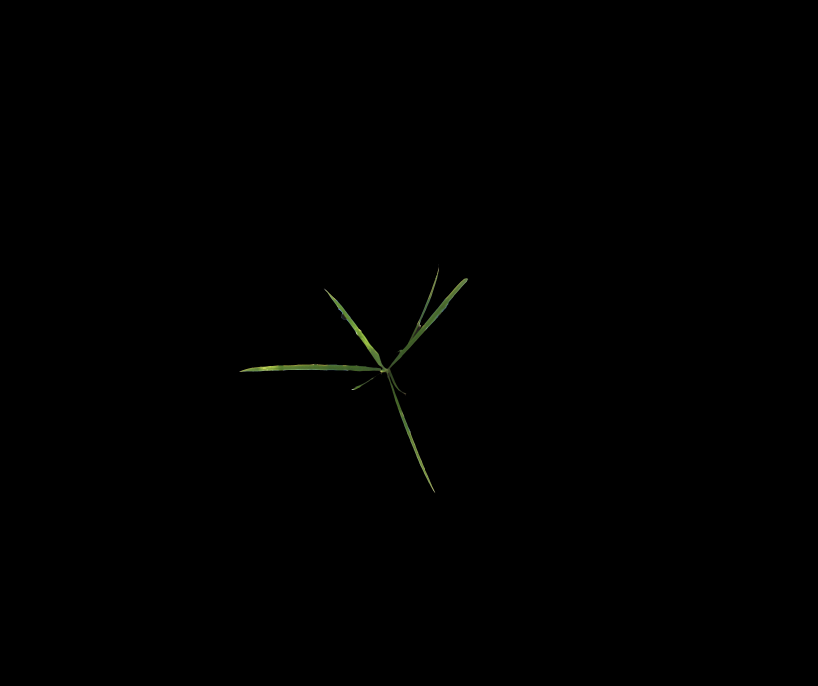
#> input picture Ground-truth/RGB TV/1-6.png, 2454 x 2056 px, found by its file name (shown at 1/3 size)
$ python Nguong-toan-cuc.py   (older library calls are emulated)
#> lines starting #> are read from the running program, lines starting #| are printed output that depends on the picture; after the words box and inside, x2 and y2 are one past the last pixel; in counts of white or black regions, pixels touching at a corner belong together
# -*- coding: utf-8 -*-
"""
Created on Wed May 16 05:19:27 2018

@author: Admin
"""
import os
import gc
import cv2
import matplotlib.pyplot as plt
import numpy as np
from memory_profiler import profile

@profile
def histogram(img):
    w = img.shape[0]
    h = img.shape[1]
    hist = np.zeros((256))

    for i in np.arange(w):
        for j in np.arange(h):
            a = img.item(i,j)
            hist[a] += 1

    return hist

def nguong_toan_cuc(img, epsilon):
    hist = histogram(img)
    bins = np.array([i for i,h in enumerate(hist) if h != 0])
    thresh_all = 124
    delta_T = 1
    while(delta_T > epsilon):
        G1 = np.array([i for i in bins if i >= thresh_all])
        G2 = np.array([i for i in bins if i < thresh_all])

        m1 = np.mean(G1)
        m2 = np.mean(G2)

        T = float(m1+m2)/2
        delta_T= abs(T - thresh_all)
        thresh_all = T
        if delta_T > epsilon:
            break
    return thresh_all


# [19 lines of commented-out code are left out]
@profile
def my_func():
    print('Hello')
    img = cv2.imread('1-6.png')
#> img is the input picture: shape (2056, 2454, 3); mean B, G, R 0.2, 0.5, 0.4
    cpy = img
    img = cv2.cvtColor(img, cv2.COLOR_BGR2GRAY);
#> img: shape (2056, 2454)
    blur1 = cv2.GaussianBlur(img,(5,5),0)
    laplacian = cv2.Laplacian(img, cv2.CV_64F)
    laplacian = np.absolute(laplacian)
    laplacian = laplacian.astype(np.uint8)
    blur1 = cv2.GaussianBlur(laplacian,(5,5),0)
    retVal1, thresh1 = cv2.threshold(blur1,0,255,cv2.THRESH_BINARY+cv2.THRESH_OTSU)
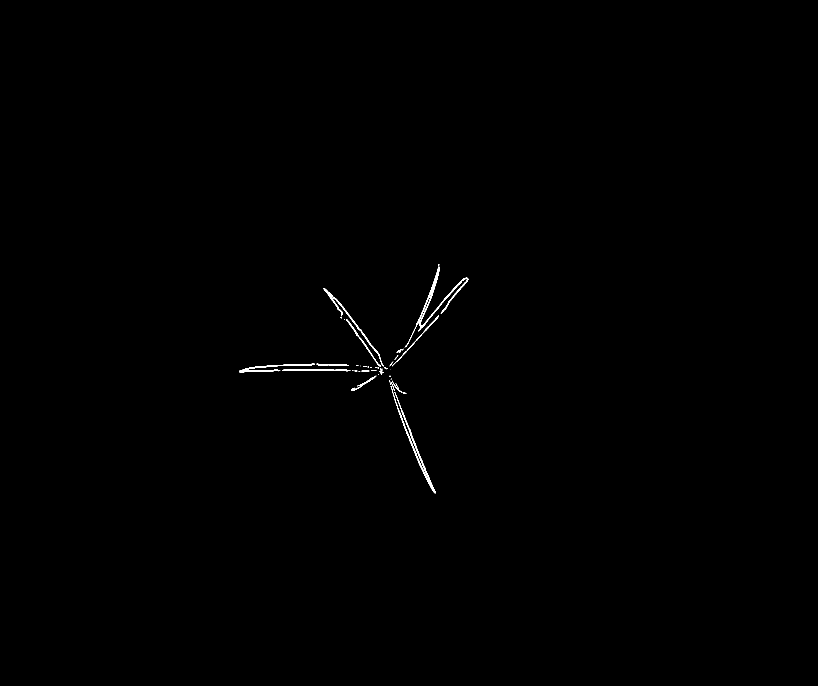
#> thresh1: shape (2056, 2454) (shown at 1/3 size); 0.22% white; 45 white regions (23 under 20 px), largest, box (x1, y1, x2, y2) and area: (1214, 800, 1405, 1043) 2730, (1172, 1158, 1307, 1480) 2298, (970, 864, 1151, 1099) 1382
#> retVal1 = 30
    cv2.imshow('thresh1',thresh1)
    mask_inv = cv2.bitwise_not(thresh1)
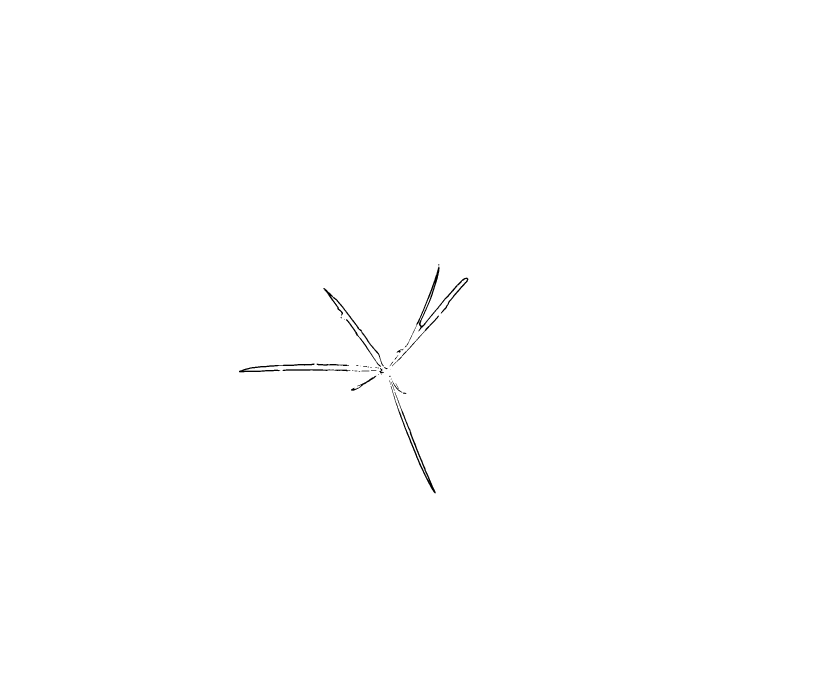
#> mask_inv: shape (2056, 2454) (shown at 1/3 size); 99.8% white; 45 black regions (23 under 20 px), largest, box (x1, y1, x2, y2) and area: (1214, 800, 1405, 1043) 2730, (1172, 1158, 1307, 1480) 2298, (970, 864, 1151, 1099) 1382
    #thresh1 = thresh1[1404:2138,649:1393]
    mask_inv = mask_inv[1404:2138,649:1393]
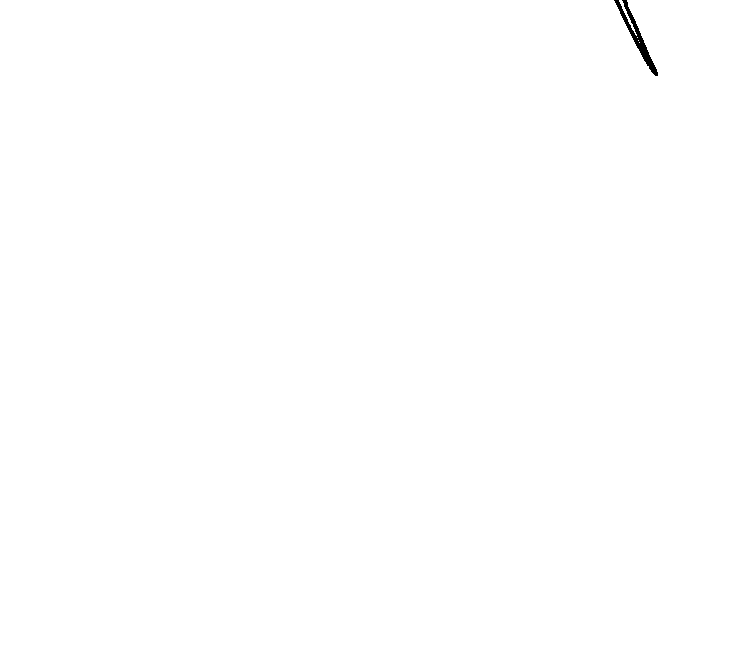
#> mask_inv: shape (652, 744); 99.9% white; 1 black region, box (x1, y1, x2, y2) and area: (614, 0, 658, 76) 628
    draft = np.zeros((img.shape[0],img.shape[1]),dtype = np.uint8)
    draft[1404:2138,649:1393] = 255
    img_wise = cv2.bitwise_and(draft,thresh1,mask_inv)
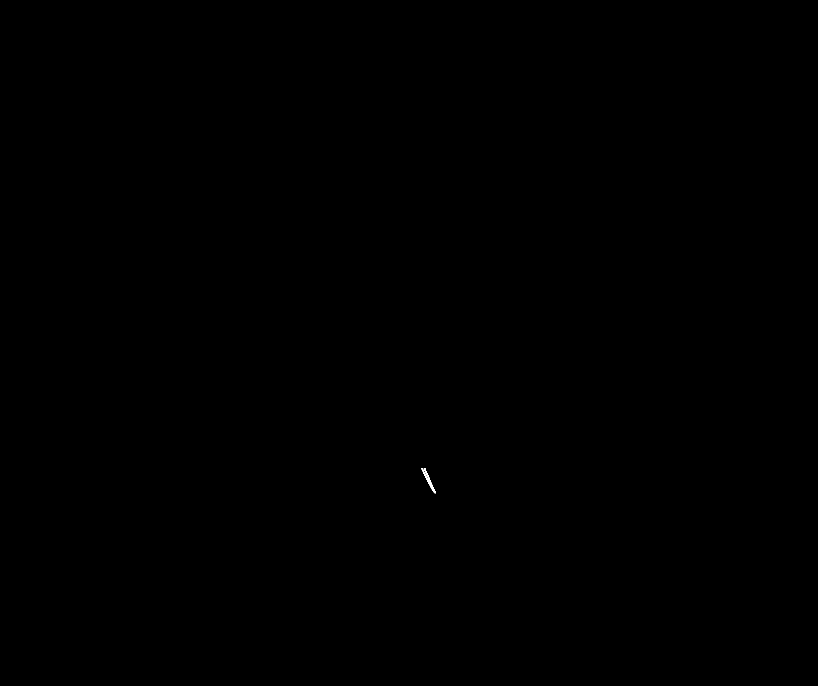
#> img_wise: shape (2056, 2454) (shown at 1/3 size); 0.01% white; 1 white region, box (x1, y1, x2, y2) and area: (1263, 1404, 1307, 1480) 628
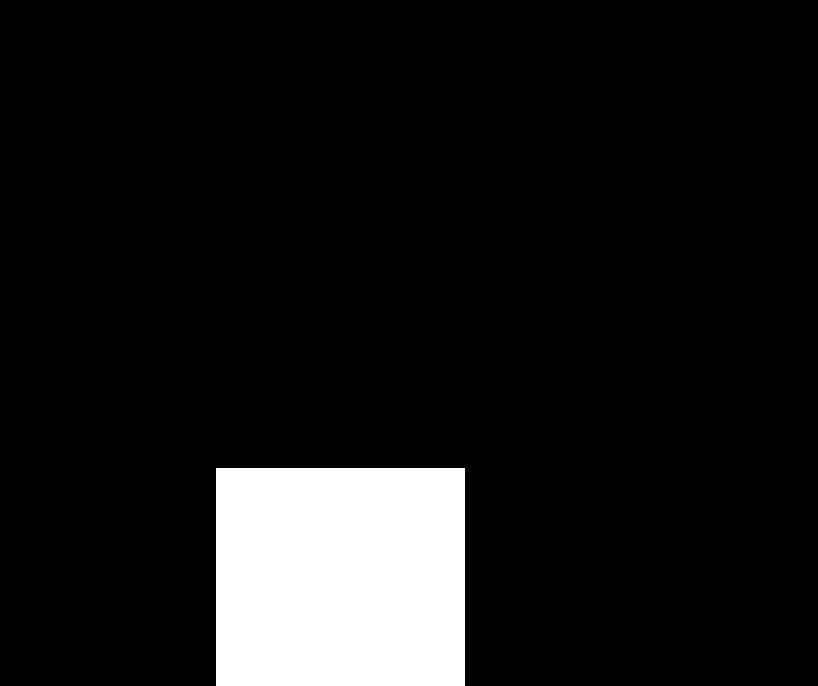
#> draft: shape (2056, 2454) (shown at 1/3 size); 9.6% white; 1 white region, box (x1, y1, x2, y2) and area: (649, 1404, 1393, 2056) 485088
    cv2.imshow('img_wise_pre',img_wise)

    # [7 lines of commented-out code are left out]
#> (the run stopped early here; a loop or call above may not have finished)
